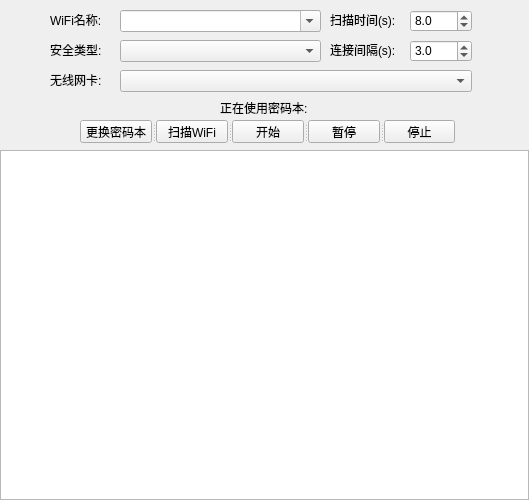
<?xml version="1.0" encoding="UTF-8"?>
<ui version="4.0">
 <class>MainWindow</class>
 <widget class="QMainWindow" name="MainWindow">
  <property name="windowModality">
   <enum>Qt::WindowModality::WindowModal</enum>
  </property>
  <property name="geometry">
   <rect>
    <x>0</x>
    <y>0</y>
    <width>529</width>
    <height>500</height>
   </rect>
  </property>
  <property name="sizePolicy">
   <sizepolicy hsizetype="Minimum" vsizetype="Minimum">
    <horstretch>0</horstretch>
    <verstretch>0</verstretch>
   </sizepolicy>
  </property>
  <property name="minimumSize">
   <size>
    <width>500</width>
    <height>500</height>
   </size>
  </property>
  <property name="maximumSize">
   <size>
    <width>529</width>
    <height>600</height>
   </size>
  </property>
  <property name="windowTitle">
   <string>WiFi密码暴力破解工具v1.2.5 by 白恒aead</string>
  </property>
  <property name="windowIcon">
   <iconset>
    <normaloff>images/wificrack.ico</normaloff>images/wificrack.ico</iconset>
  </property>
  <widget class="QWidget" name="centralwidget">
   <property name="sizePolicy">
    <sizepolicy hsizetype="Minimum" vsizetype="Minimum">
     <horstretch>0</horstretch>
     <verstretch>0</verstretch>
    </sizepolicy>
   </property>
   <property name="minimumSize">
    <size>
     <width>0</width>
     <height>0</height>
    </size>
   </property>
   <property name="maximumSize">
    <size>
     <width>529</width>
     <height>500</height>
    </size>
   </property>
   <widget class="QLabel" name="lbl_wifi_name">
    <property name="geometry">
     <rect>
      <x>50</x>
      <y>10</y>
      <width>71</width>
      <height>20</height>
     </rect>
    </property>
    <property name="text">
     <string>WiFi名称:</string>
    </property>
   </widget>
   <widget class="QComboBox" name="cbo_wifi_name">
    <property name="geometry">
     <rect>
      <x>120</x>
      <y>10</y>
      <width>201</width>
      <height>22</height>
     </rect>
    </property>
    <property name="sizePolicy">
     <sizepolicy hsizetype="Fixed" vsizetype="Fixed">
      <horstretch>0</horstretch>
      <verstretch>0</verstretch>
     </sizepolicy>
    </property>
    <property name="minimumSize">
     <size>
      <width>201</width>
      <height>22</height>
     </size>
    </property>
    <property name="maximumSize">
     <size>
      <width>201</width>
      <height>22</height>
     </size>
    </property>
    <property name="focusPolicy">
     <enum>Qt::FocusPolicy::NoFocus</enum>
    </property>
    <property name="editable">
     <bool>true</bool>
    </property>
   </widget>
   <widget class="QLabel" name="lbl_security_type">
    <property name="geometry">
     <rect>
      <x>50</x>
      <y>40</y>
      <width>71</width>
      <height>20</height>
     </rect>
    </property>
    <property name="text">
     <string>安全类型:</string>
    </property>
   </widget>
   <widget class="QComboBox" name="cbo_security_type">
    <property name="geometry">
     <rect>
      <x>120</x>
      <y>40</y>
      <width>201</width>
      <height>22</height>
     </rect>
    </property>
    <property name="sizePolicy">
     <sizepolicy hsizetype="Fixed" vsizetype="Fixed">
      <horstretch>0</horstretch>
      <verstretch>0</verstretch>
     </sizepolicy>
    </property>
    <property name="minimumSize">
     <size>
      <width>201</width>
      <height>22</height>
     </size>
    </property>
    <property name="maximumSize">
     <size>
      <width>201</width>
      <height>22</height>
     </size>
    </property>
    <property name="focusPolicy">
     <enum>Qt::FocusPolicy::NoFocus</enum>
    </property>
   </widget>
   <widget class="QLabel" name="lbl_wnic">
    <property name="geometry">
     <rect>
      <x>50</x>
      <y>70</y>
      <width>71</width>
      <height>20</height>
     </rect>
    </property>
    <property name="text">
     <string>无线网卡:</string>
    </property>
   </widget>
   <widget class="QComboBox" name="cbo_wnic">
    <property name="geometry">
     <rect>
      <x>120</x>
      <y>70</y>
      <width>352</width>
      <height>22</height>
     </rect>
    </property>
    <property name="sizePolicy">
     <sizepolicy hsizetype="Fixed" vsizetype="Fixed">
      <horstretch>0</horstretch>
      <verstretch>0</verstretch>
     </sizepolicy>
    </property>
    <property name="minimumSize">
     <size>
      <width>201</width>
      <height>22</height>
     </size>
    </property>
    <property name="maximumSize">
     <size>
      <width>352</width>
      <height>22</height>
     </size>
    </property>
    <property name="focusPolicy">
     <enum>Qt::FocusPolicy::NoFocus</enum>
    </property>
   </widget>
   <widget class="QLabel" name="lbl_using_pwd_file">
    <property name="geometry">
     <rect>
      <x>5</x>
      <y>100</y>
      <width>521</width>
      <height>16</height>
     </rect>
    </property>
    <property name="text">
     <string>正在使用密码本: </string>
    </property>
    <property name="alignment">
     <set>Qt::AlignmentFlag::AlignCenter</set>
    </property>
   </widget>
   <widget class="QTextEdit" name="txt_log_msg_info">
    <property name="geometry">
     <rect>
      <x>0</x>
      <y>150</y>
      <width>529</width>
      <height>350</height>
     </rect>
    </property>
   </widget>
   <widget class="QLabel" name="lbl_scan_time">
    <property name="geometry">
     <rect>
      <x>330</x>
      <y>10</y>
      <width>81</width>
      <height>20</height>
     </rect>
    </property>
    <property name="text">
     <string>扫描时间(s):</string>
    </property>
   </widget>
   <widget class="QDoubleSpinBox" name="dbl_scan_time">
    <property name="geometry">
     <rect>
      <x>410</x>
      <y>10</y>
      <width>62</width>
      <height>22</height>
     </rect>
    </property>
    <property name="focusPolicy">
     <enum>Qt::FocusPolicy::NoFocus</enum>
    </property>
    <property name="decimals">
     <number>1</number>
    </property>
    <property name="minimum">
     <double>0.100000000000000</double>
    </property>
    <property name="singleStep">
     <double>0.100000000000000</double>
    </property>
    <property name="value">
     <double>8.000000000000000</double>
    </property>
   </widget>
   <widget class="QLabel" name="lbl_connect_time">
    <property name="geometry">
     <rect>
      <x>330</x>
      <y>40</y>
      <width>81</width>
      <height>20</height>
     </rect>
    </property>
    <property name="text">
     <string>连接间隔(s):</string>
    </property>
   </widget>
   <widget class="QDoubleSpinBox" name="dbl_connect_time">
    <property name="geometry">
     <rect>
      <x>410</x>
      <y>40</y>
      <width>62</width>
      <height>22</height>
     </rect>
    </property>
    <property name="focusPolicy">
     <enum>Qt::FocusPolicy::NoFocus</enum>
    </property>
    <property name="decimals">
     <number>1</number>
    </property>
    <property name="minimum">
     <double>0.100000000000000</double>
    </property>
    <property name="singleStep">
     <double>0.100000000000000</double>
    </property>
    <property name="value">
     <double>3.000000000000000</double>
    </property>
   </widget>
   <widget class="QSplitter" name="splitter">
    <property name="geometry">
     <rect>
      <x>80</x>
      <y>120</y>
      <width>375</width>
      <height>23</height>
     </rect>
    </property>
    <property name="orientation">
     <enum>Qt::Orientation::Horizontal</enum>
    </property>
    <widget class="QPushButton" name="btn_change_pwd_file">
     <property name="text">
      <string>更换密码本</string>
     </property>
    </widget>
    <widget class="QPushButton" name="btn_refresh_wifi">
     <property name="text">
      <string>扫描WiFi</string>
     </property>
    </widget>
    <widget class="QPushButton" name="btn_start">
     <property name="text">
      <string>开始</string>
     </property>
    </widget>
    <widget class="QPushButton" name="btn_pause_or_resume">
     <property name="text">
      <string>暂停</string>
     </property>
    </widget>
    <widget class="QPushButton" name="btn_stop">
     <property name="text">
      <string>停止</string>
     </property>
    </widget>
   </widget>
  </widget>
 </widget>
 <resources/>
 <connections/>
</ui>
